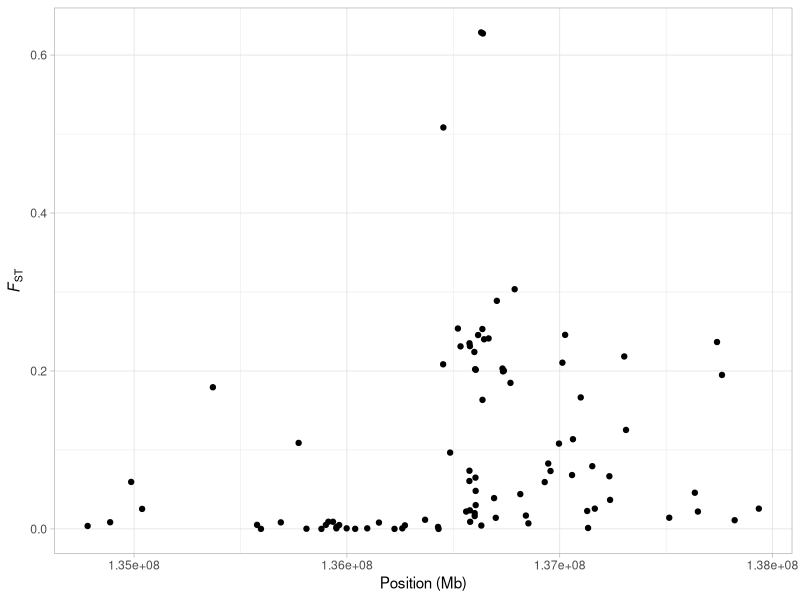
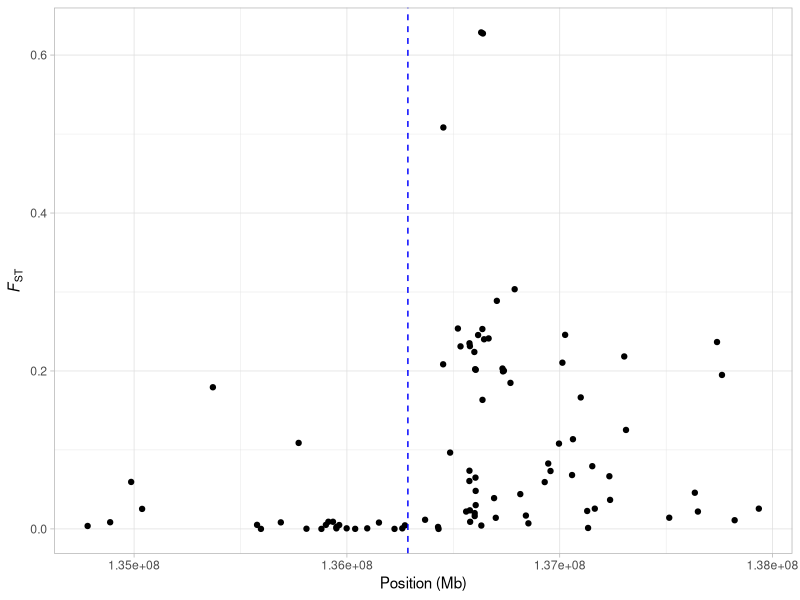
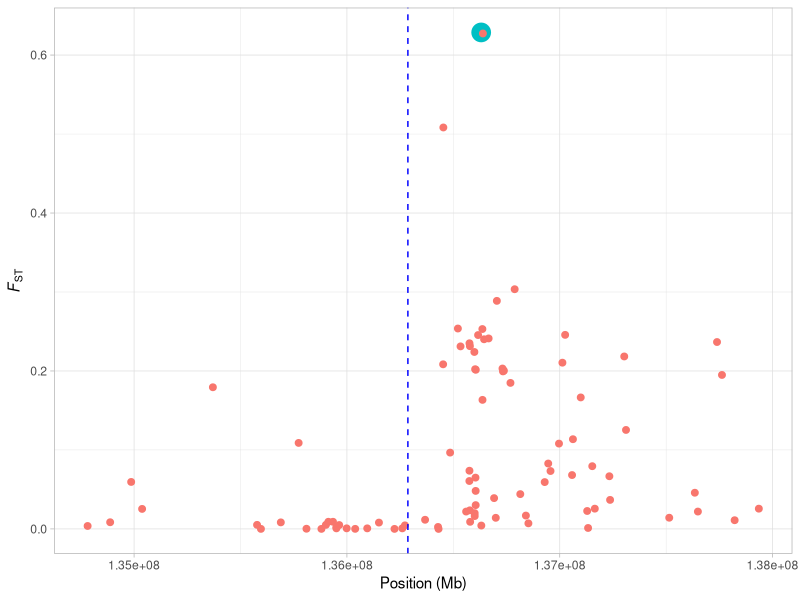
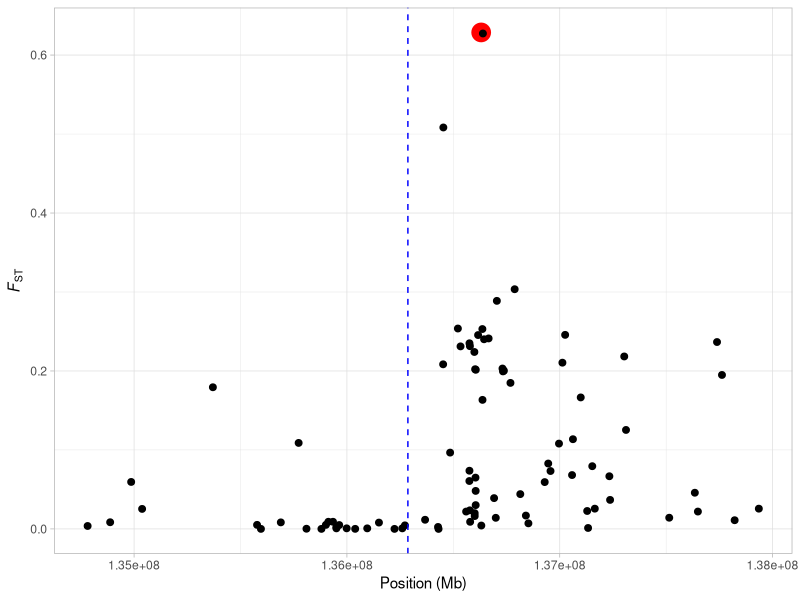
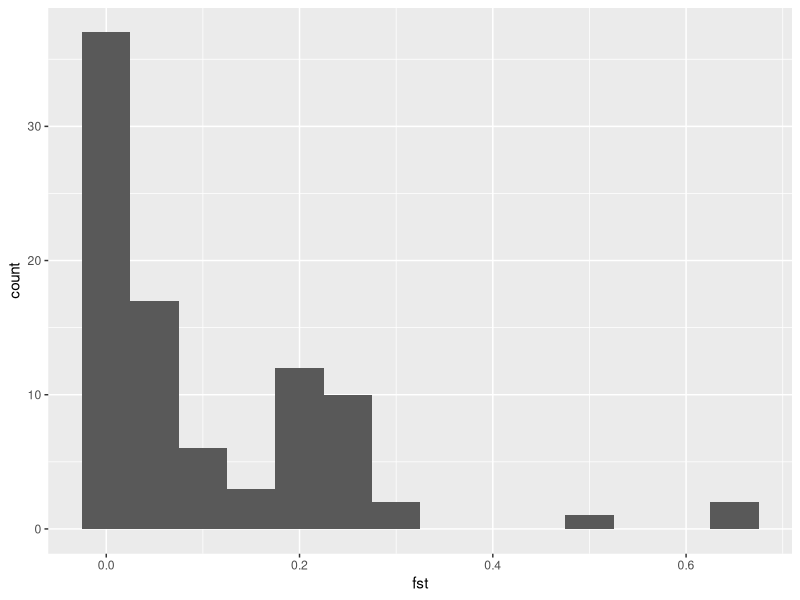
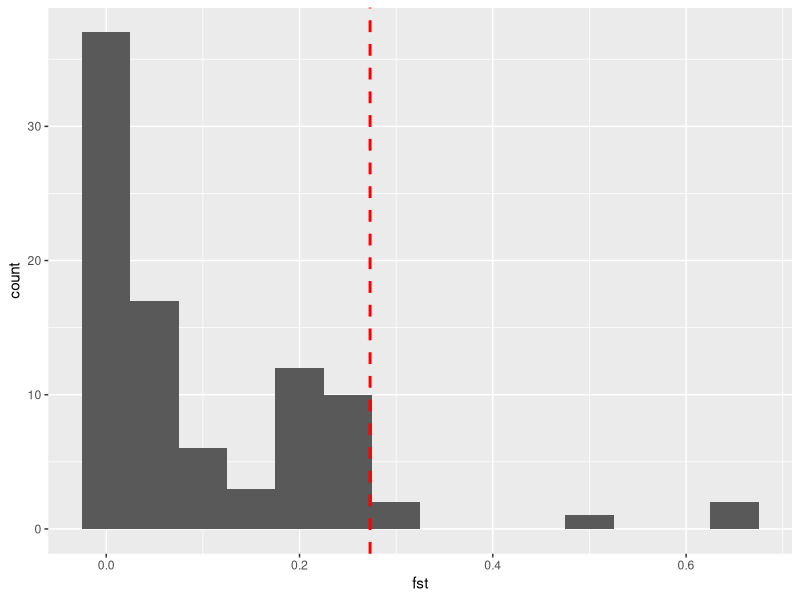
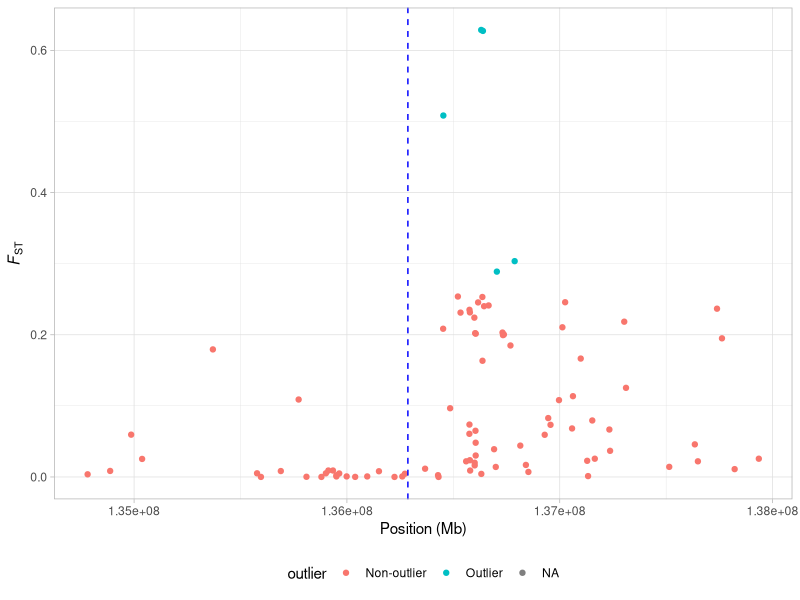

Here is the R script that generated these plots, in order:
## ---- chunk 1

## ---- chunk 2
library(tidyverse)
## ---- chunk 3
selection_model_simple <- function(p, rel_fit){
  # define q
  q <- 1 - p 
  # calculate genotype frequencies (under HWE)
  gf <- c(p^2, 2*(p*q), q^2)
  
  # calculate mean pop fitness
  w_bar <- sum(rel_fit*gf)
  
  # calculate marginal allele frequencies
  w1 <- (p*rel_fit[1]) + (q*rel_fit[2])
  w2 <- (p*rel_fit[2]) + (q*rel_fit[3])
  
  # calculate freq of p in the next generation
  p_t <- (p*w1)/w_bar
  
  # return the results
  return(p_t)
}
## ---- chunk 4
# make a rel fit object to use for all models
rel_fit <- c(1, 1, 0.7)
p <- 0.3
selection_model_simple(p, rel_fit)
## ---- chunk 5
# create p-values from 0.1 to 0.9 in steps of 0.1
p <- seq(0.1, 0.9, 0.1)
# calculate genotype frequencies for all values of p!
selection_model_simple(p, rel_fit)
## ---- chunk 6
species <- data.frame(
  sp_1 = c(0, 3, 2, 6, 7),
  sp_2 = c(4, 2, 3, 0, 1),
  sp_3 = c(2, 2, 0, 0, 1))
species
## ---- chunk 7
mean(species)
## ---- chunk 8
apply(species, 1, mean)
## ---- chunk 9
apply(species, 2, mean)
## ---- chunk 10
# generate 10 numbers between 0 and 10
set.seed(14)
x <- sample(0:10, 10)
x
## ---- chunk 11
x > 5
## ---- chunk 12
ifelse(x > 5, "high", "low")
## ---- chunk 13
ifelse(x > mean(x), "above mean", "below_mean")
## ---- chunk 14
ifelse(x > 0, 1, 0)
## ---- chunk 15
animals <- c("horse", "donkey", "zebra", "horse", "zebra", "mule")
ifelse(animals == "horse", "actual horse", "almost horse")
## ---- chunk 16
# set up genotype counts
a <- c(48, 28, 4) # americans
d <- c(0, 3, 77) # druze

# get the number of people sampled (same for both)
n <- sum(a)

# calculate the frequency of the T allele - or p
# for americans
p_a <- ((a[1]*2) + a[2])/(2*n)
# for druze
p_d <- ((d[1]*2) + d[2])/(2*n)

# calculating the frequency of C (or q) is then trivial
q_a <- 1 - p_a
q_d <- 1 - p_d
## ---- chunk 17
# calculate total allele frequency
p_t <- (p_a + p_d)/2
q_t <- 1 - p_t
## ---- chunk 18
# first calculate expected heterozygosity for the two populations
# americans
hs_a <- 2*p_a*q_a
# druze
hs_d <- 2*p_d*q_d
# then take the mean of this
hs <- (hs_a + hs_d)/2

# next calculate expected heterozygosity for the metapopulations
ht <- 2*p_t*q_t
## ---- chunk 19
# calculate fst
fst <- (ht - hs)/ht
## ---- chunk 20
# a simple function to calculate allele frequencies in two populations
calc_af <- function(counts){
  # get the number of samples
  n <- sum(counts)
  # calculate frequency of 1st allele - p
  p <- ((counts[1]*2) + counts[2])/(2*n)
  return(p)
}
## ---- chunk 21
# testing our function on the american/druze example
af_american <- calc_af(c(48, 28, 4))
af_druze <- calc_af(c(0, 3, 77))
## ---- chunk 22
# a function to calculate fst
calc_fst <- function(p_1, p_2){
  
  # calculate q1 and q2
  q_1 <- 1 - p_1
  q_2 <- 1 - p_2
  
  # calculate total allele frequency
  p_t <- (p_1 + p_2)/2
  q_t <- 1 - p_t
  
  # calculate expected heterozygosity
  # first calculate expected heterozygosity for the two populations
  # pop1
  hs_1 <- 2*p_1*q_1
  # pop2
  hs_2 <- 2*p_2*q_2
  # then take the mean of this
  hs <- (hs_1 + hs_2)/2
  
  # next calculate expected heterozygosity for the metapopulations
  ht <- 2*p_t*q_t
  
  # calculate fst
  fst <- (ht - hs)/ht
  
  # return output
  return(fst)
}
## ---- chunk 23
# testing our function on the american/druze example
calc_fst(af_american, af_druze)
## ---- chunk 24
lct_counts <- read.table("lct_count.tsv", header = TRUE, sep = "\t")
## ---- chunk 25
calc_af(lct_counts[1, 2:4])
## ---- chunk 26
p <- apply(lct_counts[,2:4], 1, calc_af)
## ---- chunk 27
lct_freq <- data.frame(pop = lct_counts$pop, p)
## ---- chunk 28
# extract frequencies
af_euram <- filter(lct_freq, pop == "European_American")
af_eastasian <- filter(lct_freq, pop == "East_Asian")
# calculate fst
calc_fst(af_euram$p, af_eastasian$p)
## ---- chunk 29
# extract frequencies
af_bedouin <- filter(lct_freq, pop == "Bedouin_Negev_Israel")
# calculate fst
calc_fst(af_eastasian$p, af_bedouin$p)
## ---- chunk 30
lct_snps <- read.table("LCT_snps.tsv", header = TRUE, sep = "\t")
## ---- chunk 31
calc_fst(lct_snps[1, "european_americans"], lct_snps[1, "east_asians"])
## ---- chunk 32
calc_fst(lct_snps$european_americans, lct_snps$east_asians)
## ---- chunk 33
# make an fst column
lct_snps$fst <- calc_fst(lct_snps$european_americans, lct_snps$east_asians)
## ---- chunk 34
a <- ggplot(lct_snps, aes(coord, fst)) + geom_point()
a <- a + xlab("Position (Mb)") + ylab(expression(italic(F)[ST]))
a <- a + theme_light()
a
## ---- chunk 35
# define the start and stop positions of the gene
lct_start <- 136261885
lct_stop <- 136311220
# calculate the midpoint
lct_mid <- (lct_start + lct_stop)/2
## ---- chunk 36
a <- a + geom_vline(xintercept = lct_mid, lty = 2, col = "blue")
a
## ---- chunk 37
lct_snps$status <- if_else(lct_snps$snp_id == "rs4988235", "Yes", "No")
## ---- chunk 38
a <- ggplot(lct_snps, aes(coord, fst, col = status, size = status)) + geom_point()
a <- a + xlab("Position (Mb)") + ylab(expression(italic(F)[ST]))
a <- a + geom_vline(xintercept = lct_mid, lty = 2, col = "blue")
a <- a + theme_light() + theme(legend.position = "none")
a
## ---- chunk 39
a + scale_colour_manual(values = c("black", "red"))
## ---- chunk 40
ggplot(lct_snps, aes(fst)) + geom_histogram(binwidth = 0.05)
## ---- chunk 41
x <- 0:200
quantile(x, 0.95)
## ---- chunk 42
# set threshold
threshold <- quantile(lct_snps$fst, 0.95, na.rm = T)
# plot histogram with threshold marked
a <- ggplot(lct_snps, aes(fst)) + geom_histogram(binwidth = 0.05)
a + geom_vline(xintercept = threshold, colour = "red", lty = 2, size = 1)
## ---- chunk 43
lct_snps$outlier <- ifelse(lct_snps$fst > threshold, "Outlier", "Non-outlier")
## ---- chunk 44
a <- ggplot(lct_snps, aes(coord, fst, colour = outlier)) + geom_point()
a <- a + xlab("Position (Mb)") + ylab(expression(italic(F)[ST]))
a <- a + geom_vline(xintercept = lct_mid, lty = 2, col = "blue")
a <- a + theme_light() + theme(legend.position = "bottom")
a
